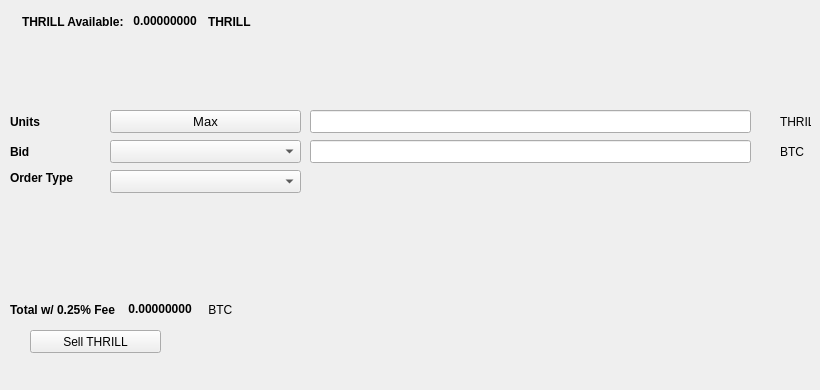
   <widget class="QWidget" name="SellTab">
    <attribute name="title">
     <string>Sell</string>
    </attribute>
    <widget class="QLabel" name="label_16">
     <property name="geometry">
      <rect>
       <x>780</x>
       <y>140</y>
       <width>31</width>
       <height>23</height>
      </rect>
     </property>
     <property name="text">
      <string>BTC</string>
     </property>
    </widget>
    <widget class="QComboBox" name="SellBidcomboBox">
     <property name="geometry">
      <rect>
       <x>110</x>
       <y>140</y>
       <width>191</width>
       <height>23</height>
      </rect>
     </property>
     <property name="font">
      <font>
       <pointsize>10</pointsize>
      </font>
     </property>
    </widget>
    <widget class="QLabel" name="label_18">
     <property name="geometry">
      <rect>
       <x>10</x>
       <y>110</y>
       <width>46</width>
       <height>23</height>
      </rect>
     </property>
     <property name="font">
      <font>
       <weight>75</weight>
       <bold>true</bold>
      </font>
     </property>
     <property name="text">
      <string>Units</string>
     </property>
    </widget>
    <widget class="QPushButton" name="Sell_Max_Amount">
     <property name="geometry">
      <rect>
       <x>110</x>
       <y>110</y>
       <width>191</width>
       <height>23</height>
      </rect>
     </property>
     <property name="font">
      <font>
       <pointsize>10</pointsize>
      </font>
     </property>
     <property name="text">
      <string>Max</string>
     </property>
    </widget>
    <widget class="QLabel" name="label_20">
     <property name="geometry">
      <rect>
       <x>10</x>
       <y>170</y>
       <width>91</width>
       <height>16</height>
      </rect>
     </property>
     <property name="font">
      <font>
       <weight>75</weight>
       <bold>true</bold>
      </font>
     </property>
     <property name="text">
      <string>Order Type</string>
     </property>
    </widget>
    <widget class="QComboBox" name="SellOrdertypeCombo">
     <property name="geometry">
      <rect>
       <x>110</x>
       <y>170</y>
       <width>191</width>
       <height>23</height>
      </rect>
     </property>
     <property name="font">
      <font>
       <pointsize>10</pointsize>
      </font>
     </property>
    </widget>
    <widget class="QLabel" name="label_21">
     <property name="geometry">
      <rect>
       <x>10</x>
       <y>140</y>
       <width>46</width>
       <height>23</height>
      </rect>
     </property>
     <property name="font">
      <font>
       <weight>75</weight>
       <bold>true</bold>
      </font>
     </property>
     <property name="text">
      <string>Bid</string>
     </property>
    </widget>
    <widget class="QLabel" name="label_22">
     <property name="geometry">
      <rect>
       <x>780</x>
       <y>110</y>
       <width>31</width>
       <height>23</height>
      </rect>
     </property>
     <property name="text">
      <string>THRILL</string>
     </property>
    </widget>
    <widget class="QLineEdit" name="UnitsInputTHRILL">
     <property name="geometry">
      <rect>
       <x>310</x>
       <y>110</y>
       <width>441</width>
       <height>23</height>
      </rect>
     </property>
     <property name="font">
      <font>
       <pointsize>9</pointsize>
       <weight>75</weight>
       <bold>true</bold>
      </font>
     </property>
    </widget>
    <widget class="QLineEdit" name="SellBidPriceEdit">
     <property name="geometry">
      <rect>
       <x>310</x>
       <y>140</y>
       <width>441</width>
       <height>23</height>
      </rect>
     </property>
     <property name="font">
      <font>
       <pointsize>9</pointsize>
       <weight>75</weight>
       <bold>true</bold>
      </font>
     </property>
    </widget>
    <widget class="QPushButton" name="SellTHRILLBTN">
     <property name="geometry">
      <rect>
       <x>30</x>
       <y>330</y>
       <width>131</width>
       <height>23</height>
      </rect>
     </property>
     <property name="text">
      <string>Sell THRILL</string>
     </property>
     <property name="icon">
      <iconset resource="../thrill">
       <normaloff>:/icons/bitcoin</normaloff>:/icons/bitcoin</iconset>
     </property>
    </widget>
    <widget class="QWidget" name="layoutWidget3">
     <property name="geometry">
      <rect>
       <x>22</x>
       <y>12</y>
       <width>258</width>
       <height>19</height>
      </rect>
     </property>
     <layout class="QHBoxLayout" name="horizontalLayout">
      <item>
       <widget class="QLabel" name="label232_2">
        <property name="font">
         <font>
          <weight>75</weight>
          <bold>true</bold>
         </font>
        </property>
        <property name="text">
         <string>THRILL Available:</string>
        </property>
       </widget>
      </item>
      <item>
       <widget class="QLabel" name="THRILLAvailableLabel">
        <property name="palette">
         <palette>
          <active>
           <colorrole role="WindowText">
            <brush brushstyle="SolidPattern">
             <color alpha="255">
              <red>0</red>
              <green>0</green>
              <blue>0</blue>
             </color>
            </brush>
           </colorrole>
           <colorrole role="Button">
            <brush brushstyle="SolidPattern">
             <color alpha="255">
              <red>0</red>
              <green>170</green>
              <blue>0</blue>
             </color>
            </brush>
           </colorrole>
           <colorrole role="Light">
            <brush brushstyle="SolidPattern">
             <color alpha="255">
              <red>0</red>
              <green>255</green>
              <blue>0</blue>
             </color>
            </brush>
           </colorrole>
           <colorrole role="Midlight">
            <brush brushstyle="SolidPattern">
             <color alpha="255">
              <red>0</red>
              <green>212</green>
              <blue>0</blue>
             </color>
            </brush>
           </colorrole>
           <colorrole role="Dark">
            <brush brushstyle="SolidPattern">
             <color alpha="255">
              <red>0</red>
              <green>85</green>
              <blue>0</blue>
             </color>
            </brush>
           </colorrole>
           <colorrole role="Mid">
            <brush brushstyle="SolidPattern">
             <color alpha="255">
              <red>0</red>
              <green>113</green>
              <blue>0</blue>
             </color>
            </brush>
           </colorrole>
           <colorrole role="Text">
            <brush brushstyle="SolidPattern">
             <color alpha="255">
              <red>0</red>
              <green>170</green>
              <blue>0</blue>
             </color>
            </brush>
           </colorrole>
           <colorrole role="BrightText">
            <brush brushstyle="SolidPattern">
             <color alpha="255">
              <red>255</red>
              <green>255</green>
              <blue>255</blue>
             </color>
            </brush>
           </colorrole>
           <colorrole role="ButtonText">
            <brush brushstyle="SolidPattern">
             <color alpha="255">
              <red>0</red>
              <green>0</green>
              <blue>0</blue>
             </color>
            </brush>
           </colorrole>
           <colorrole role="Base">
            <brush brushstyle="SolidPattern">
             <color alpha="255">
              <red>255</red>
              <green>255</green>
              <blue>255</blue>
             </color>
            </brush>
           </colorrole>
           <colorrole role="Window">
            <brush brushstyle="SolidPattern">
             <color alpha="255">
              <red>0</red>
              <green>170</green>
              <blue>0</blue>
             </color>
            </brush>
           </colorrole>
           <colorrole role="Shadow">
            <brush brushstyle="SolidPattern">
             <color alpha="255">
              <red>0</red>
              <green>0</green>
              <blue>0</blue>
             </color>
            </brush>
           </colorrole>
           <colorrole role="AlternateBase">
            <brush brushstyle="SolidPattern">
             <color alpha="255">
              <red>127</red>
              <green>212</green>
              <blue>127</blue>
             </color>
            </brush>
           </colorrole>
           <colorrole role="ToolTipBase">
            <brush brushstyle="SolidPattern">
             <color alpha="255">
              <red>255</red>
              <green>255</green>
              <blue>220</blue>
             </color>
            </brush>
           </colorrole>
           <colorrole role="ToolTipText">
            <brush brushstyle="SolidPattern">
             <color alpha="255">
              <red>0</red>
              <green>0</green>
              <blue>0</blue>
             </color>
            </brush>
           </colorrole>
          </active>
          <inactive>
           <colorrole role="WindowText">
            <brush brushstyle="SolidPattern">
             <color alpha="255">
              <red>0</red>
              <green>0</green>
              <blue>0</blue>
             </color>
            </brush>
           </colorrole>
           <colorrole role="Button">
            <brush brushstyle="SolidPattern">
             <color alpha="255">
              <red>0</red>
              <green>170</green>
              <blue>0</blue>
             </color>
            </brush>
           </colorrole>
           <colorrole role="Light">
            <brush brushstyle="SolidPattern">
             <color alpha="255">
              <red>0</red>
              <green>255</green>
              <blue>0</blue>
             </color>
            </brush>
           </colorrole>
           <colorrole role="Midlight">
            <brush brushstyle="SolidPattern">
             <color alpha="255">
              <red>0</red>
              <green>212</green>
              <blue>0</blue>
             </color>
            </brush>
           </colorrole>
           <colorrole role="Dark">
            <brush brushstyle="SolidPattern">
             <color alpha="255">
              <red>0</red>
              <green>85</green>
              <blue>0</blue>
             </color>
            </brush>
           </colorrole>
           <colorrole role="Mid">
            <brush brushstyle="SolidPattern">
             <color alpha="255">
              <red>0</red>
              <green>113</green>
              <blue>0</blue>
             </color>
            </brush>
           </colorrole>
           <colorrole role="Text">
            <brush brushstyle="SolidPattern">
             <color alpha="255">
              <red>0</red>
              <green>170</green>
              <blue>0</blue>
             </color>
            </brush>
           </colorrole>
           <colorrole role="BrightText">
            <brush brushstyle="SolidPattern">
             <color alpha="255">
              <red>255</red>
              <green>255</green>
              <blue>255</blue>
             </color>
            </brush>
           </colorrole>
           <colorrole role="ButtonText">
            <brush brushstyle="SolidPattern">
             <color alpha="255">
              <red>0</red>
              <green>0</green>
              <blue>0</blue>
             </color>
            </brush>
           </colorrole>
           <colorrole role="Base">
            <brush brushstyle="SolidPattern">
             <color alpha="255">
              <red>255</red>
              <green>255</green>
              <blue>255</blue>
             </color>
            </brush>
           </colorrole>
           <colorrole role="Window">
            <brush brushstyle="SolidPattern">
             <color alpha="255">
              <red>0</red>
              <green>170</green>
              <blue>0</blue>
             </color>
            </brush>
           </colorrole>
           <colorrole role="Shadow">
            <brush brushstyle="SolidPattern">
             <color alpha="255">
              <red>0</red>
              <green>0</green>
              <blue>0</blue>
             </color>
            </brush>
           </colorrole>
           <colorrole role="AlternateBase">
            <brush brushstyle="SolidPattern">
             <color alpha="255">
              <red>127</red>
              <green>212</green>
              <blue>127</blue>
             </color>
            </brush>
           </colorrole>
           <colorrole role="ToolTipBase">
            <brush brushstyle="SolidPattern">
             <color alpha="255">
              <red>255</red>
              <green>255</green>
              <blue>220</blue>
             </color>
            </brush>
           </colorrole>
           <colorrole role="ToolTipText">
            <brush brushstyle="SolidPattern">
             <color alpha="255">
              <red>0</red>
              <green>0</green>
              <blue>0</blue>
             </color>
            </brush>
           </colorrole>
          </inactive>
          <disabled>
           <colorrole role="WindowText">
            <brush brushstyle="SolidPattern">
             <color alpha="255">
              <red>0</red>
              <green>85</green>
              <blue>0</blue>
             </color>
            </brush>
           </colorrole>
           <colorrole role="Button">
            <brush brushstyle="SolidPattern">
             <color alpha="255">
              <red>0</red>
              <green>170</green>
              <blue>0</blue>
             </color>
            </brush>
           </colorrole>
           <colorrole role="Light">
            <brush brushstyle="SolidPattern">
             <color alpha="255">
              <red>0</red>
              <green>255</green>
              <blue>0</blue>
             </color>
            </brush>
           </colorrole>
           <colorrole role="Midlight">
            <brush brushstyle="SolidPattern">
             <color alpha="255">
              <red>0</red>
              <green>212</green>
              <blue>0</blue>
             </color>
            </brush>
           </colorrole>
           <colorrole role="Dark">
            <brush brushstyle="SolidPattern">
             <color alpha="255">
              <red>0</red>
              <green>85</green>
              <blue>0</blue>
             </color>
            </brush>
           </colorrole>
           <colorrole role="Mid">
            <brush brushstyle="SolidPattern">
             <color alpha="255">
              <red>0</red>
              <green>113</green>
              <blue>0</blue>
             </color>
            </brush>
           </colorrole>
           <colorrole role="Text">
            <brush brushstyle="SolidPattern">
             <color alpha="255">
              <red>0</red>
              <green>85</green>
              <blue>0</blue>
             </color>
            </brush>
           </colorrole>
           <colorrole role="BrightText">
            <brush brushstyle="SolidPattern">
             <color alpha="255">
              <red>255</red>
              <green>255</green>
              <blue>255</blue>
             </color>
            </brush>
           </colorrole>
           <colorrole role="ButtonText">
            <brush brushstyle="SolidPattern">
             <color alpha="255">
              <red>0</red>
              <green>85</green>
              <blue>0</blue>
             </color>
            </brush>
           </colorrole>
           <colorrole role="Base">
            <brush brushstyle="SolidPattern">
             <color alpha="255">
              <red>0</red>
              <green>170</green>
              <blue>0</blue>
             </color>
            </brush>
           </colorrole>
           <colorrole role="Window">
            <brush brushstyle="SolidPattern">
             <color alpha="255">
              <red>0</red>
              <green>170</green>
              <blue>0</blue>
             </color>
            </brush>
           </colorrole>
           <colorrole role="Shadow">
            <brush brushstyle="SolidPattern">
             <color alpha="255">
              <red>0</red>
              <green>0</green>
              <blue>0</blue>
             </color>
            </brush>
           </colorrole>
           <colorrole role="AlternateBase">
            <brush brushstyle="SolidPattern">
             <color alpha="255">
              <red>0</red>
              <green>170</green>
              <blue>0</blue>
             </color>
            </brush>
           </colorrole>
           <colorrole role="ToolTipBase">
            <brush brushstyle="SolidPattern">
             <color alpha="255">
              <red>255</red>
              <green>255</green>
              <blue>220</blue>
             </color>
            </brush>
           </colorrole>
           <colorrole role="ToolTipText">
            <brush brushstyle="SolidPattern">
             <color alpha="255">
              <red>0</red>
              <green>0</green>
              <blue>0</blue>
             </color>
            </brush>
           </colorrole>
          </disabled>
         </palette>
        </property>
        <property name="font">
         <font>
          <weight>75</weight>
          <bold>true</bold>
         </font>
        </property>
        <property name="text">
         <string> 0.00000000 </string>
        </property>
        <property name="textInteractionFlags">
         <set>Qt::LinksAccessibleByMouse|Qt::TextSelectableByKeyboard|Qt::TextSelectableByMouse</set>
        </property>
       </widget>
      </item>
      <item>
       <widget class="QLabel" name="labelTHRILL">
        <property name="font">
         <font>
          <weight>75</weight>
          <bold>true</bold>
         </font>
        </property>
        <property name="text">
         <string>THRILL</string>
        </property>
       </widget>
      </item>
     </layout>
    </widget>
    <widget class="QWidget" name="layoutWidget">
     <property name="geometry">
      <rect>
       <x>10</x>
       <y>300</y>
       <width>268</width>
       <height>19</height>
      </rect>
     </property>
     <layout class="QHBoxLayout" name="horizontalLayout_2">
      <item>
       <widget class="QLabel" name="label_19">
        <property name="font">
         <font>
          <weight>75</weight>
          <bold>true</bold>
         </font>
        </property>
        <property name="text">
         <string>Total w/ 0.25% Fee </string>
        </property>
       </widget>
      </item>
      <item>
       <widget class="QLabel" name="SellCostLabel">
        <property name="palette">
         <palette>
          <active>
           <colorrole role="WindowText">
            <brush brushstyle="SolidPattern">
             <color alpha="255">
              <red>0</red>
              <green>0</green>
              <blue>0</blue>
             </color>
            </brush>
           </colorrole>
           <colorrole role="Button">
            <brush brushstyle="SolidPattern">
             <color alpha="255">
              <red>0</red>
              <green>170</green>
              <blue>0</blue>
             </color>
            </brush>
           </colorrole>
           <colorrole role="Light">
            <brush brushstyle="SolidPattern">
             <color alpha="255">
              <red>0</red>
              <green>255</green>
              <blue>0</blue>
             </color>
            </brush>
           </colorrole>
           <colorrole role="Midlight">
            <brush brushstyle="SolidPattern">
             <color alpha="255">
              <red>0</red>
              <green>212</green>
              <blue>0</blue>
             </color>
            </brush>
           </colorrole>
           <colorrole role="Dark">
            <brush brushstyle="SolidPattern">
             <color alpha="255">
              <red>0</red>
              <green>85</green>
              <blue>0</blue>
             </color>
            </brush>
           </colorrole>
           <colorrole role="Mid">
            <brush brushstyle="SolidPattern">
             <color alpha="255">
              <red>0</red>
              <green>113</green>
              <blue>0</blue>
             </color>
            </brush>
           </colorrole>
           <colorrole role="Text">
            <brush brushstyle="SolidPattern">
             <color alpha="255">
              <red>0</red>
              <green>170</green>
              <blue>0</blue>
             </color>
            </brush>
           </colorrole>
           <colorrole role="BrightText">
            <brush brushstyle="SolidPattern">
             <color alpha="255">
              <red>255</red>
              <green>255</green>
              <blue>255</blue>
             </color>
            </brush>
           </colorrole>
           <colorrole role="ButtonText">
            <brush brushstyle="SolidPattern">
             <color alpha="255">
              <red>0</red>
              <green>0</green>
              <blue>0</blue>
             </color>
            </brush>
           </colorrole>
           <colorrole role="Base">
            <brush brushstyle="SolidPattern">
             <color alpha="255">
              <red>255</red>
              <green>255</green>
              <blue>255</blue>
             </color>
            </brush>
           </colorrole>
           <colorrole role="Window">
            <brush brushstyle="SolidPattern">
             <color alpha="255">
              <red>0</red>
              <green>170</green>
              <blue>0</blue>
             </color>
            </brush>
           </colorrole>
           <colorrole role="Shadow">
            <brush brushstyle="SolidPattern">
             <color alpha="255">
              <red>0</red>
              <green>0</green>
              <blue>0</blue>
             </color>
            </brush>
           </colorrole>
           <colorrole role="AlternateBase">
            <brush brushstyle="SolidPattern">
             <color alpha="255">
              <red>127</red>
              <green>212</green>
              <blue>127</blue>
             </color>
            </brush>
           </colorrole>
           <colorrole role="ToolTipBase">
            <brush brushstyle="SolidPattern">
             <color alpha="255">
              <red>255</red>
              <green>255</green>
              <blue>220</blue>
             </color>
            </brush>
           </colorrole>
           <colorrole role="ToolTipText">
            <brush brushstyle="SolidPattern">
             <color alpha="255">
              <red>0</red>
              <green>0</green>
              <blue>0</blue>
             </color>
            </brush>
           </colorrole>
          </active>
          <inactive>
           <colorrole role="WindowText">
            <brush brushstyle="SolidPattern">
             <color alpha="255">
              <red>0</red>
              <green>0</green>
              <blue>0</blue>
             </color>
            </brush>
           </colorrole>
           <colorrole role="Button">
            <brush brushstyle="SolidPattern">
             <color alpha="255">
              <red>0</red>
              <green>170</green>
              <blue>0</blue>
             </color>
            </brush>
           </colorrole>
           <colorrole role="Light">
            <brush brushstyle="SolidPattern">
             <color alpha="255">
              <red>0</red>
              <green>255</green>
              <blue>0</blue>
             </color>
            </brush>
           </colorrole>
           <colorrole role="Midlight">
            <brush brushstyle="SolidPattern">
             <color alpha="255">
              <red>0</red>
              <green>212</green>
              <blue>0</blue>
             </color>
            </brush>
           </colorrole>
           <colorrole role="Dark">
            <brush brushstyle="SolidPattern">
             <color alpha="255">
              <red>0</red>
              <green>85</green>
              <blue>0</blue>
             </color>
            </brush>
           </colorrole>
           <colorrole role="Mid">
            <brush brushstyle="SolidPattern">
             <color alpha="255">
              <red>0</red>
              <green>113</green>
              <blue>0</blue>
             </color>
            </brush>
           </colorrole>
           <colorrole role="Text">
            <brush brushstyle="SolidPattern">
             <color alpha="255">
              <red>0</red>
              <green>170</green>
              <blue>0</blue>
             </color>
            </brush>
           </colorrole>
           <colorrole role="BrightText">
            <brush brushstyle="SolidPattern">
             <color alpha="255">
              <red>255</red>
              <green>255</green>
              <blue>255</blue>
             </color>
            </brush>
           </colorrole>
           <colorrole role="ButtonText">
            <brush brushstyle="SolidPattern">
             <color alpha="255">
              <red>0</red>
              <green>0</green>
              <blue>0</blue>
             </color>
            </brush>
           </colorrole>
           <colorrole role="Base">
            <brush brushstyle="SolidPattern">
             <color alpha="255">
              <red>255</red>
              <green>255</green>
              <blue>255</blue>
             </color>
            </brush>
           </colorrole>
           <colorrole role="Window">
            <brush brushstyle="SolidPattern">
             <color alpha="255">
              <red>0</red>
              <green>170</green>
              <blue>0</blue>
             </color>
            </brush>
           </colorrole>
           <colorrole role="Shadow">
            <brush brushstyle="SolidPattern">
             <color alpha="255">
              <red>0</red>
              <green>0</green>
              <blue>0</blue>
             </color>
            </brush>
           </colorrole>
           <colorrole role="AlternateBase">
            <brush brushstyle="SolidPattern">
             <color alpha="255">
              <red>127</red>
              <green>212</green>
              <blue>127</blue>
             </color>
            </brush>
           </colorrole>
           <colorrole role="ToolTipBase">
            <brush brushstyle="SolidPattern">
             <color alpha="255">
              <red>255</red>
              <green>255</green>
              <blue>220</blue>
             </color>
            </brush>
           </colorrole>
           <colorrole role="ToolTipText">
            <brush brushstyle="SolidPattern">
             <color alpha="255">
              <red>0</red>
              <green>0</green>
              <blue>0</blue>
             </color>
            </brush>
           </colorrole>
          </inactive>
          <disabled>
           <colorrole role="WindowText">
            <brush brushstyle="SolidPattern">
             <color alpha="255">
              <red>0</red>
              <green>85</green>
              <blue>0</blue>
             </color>
            </brush>
           </colorrole>
           <colorrole role="Button">
            <brush brushstyle="SolidPattern">
             <color alpha="255">
              <red>0</red>
              <green>170</green>
              <blue>0</blue>
             </color>
            </brush>
           </colorrole>
           <colorrole role="Light">
            <brush brushstyle="SolidPattern">
             <color alpha="255">
              <red>0</red>
              <green>255</green>
              <blue>0</blue>
             </color>
            </brush>
           </colorrole>
           <colorrole role="Midlight">
            <brush brushstyle="SolidPattern">
             <color alpha="255">
              <red>0</red>
              <green>212</green>
              <blue>0</blue>
             </color>
            </brush>
           </colorrole>
           <colorrole role="Dark">
            <brush brushstyle="SolidPattern">
             <color alpha="255">
              <red>0</red>
              <green>85</green>
              <blue>0</blue>
             </color>
            </brush>
           </colorrole>
           <colorrole role="Mid">
            <brush brushstyle="SolidPattern">
             <color alpha="255">
              <red>0</red>
              <green>113</green>
              <blue>0</blue>
             </color>
            </brush>
           </colorrole>
           <colorrole role="Text">
            <brush brushstyle="SolidPattern">
             <color alpha="255">
              <red>0</red>
              <green>85</green>
              <blue>0</blue>
             </color>
            </brush>
           </colorrole>
           <colorrole role="BrightText">
            <brush brushstyle="SolidPattern">
             <color alpha="255">
              <red>255</red>
              <green>255</green>
              <blue>255</blue>
             </color>
            </brush>
           </colorrole>
           <colorrole role="ButtonText">
            <brush brushstyle="SolidPattern">
             <color alpha="255">
              <red>0</red>
              <green>85</green>
              <blue>0</blue>
             </color>
            </brush>
           </colorrole>
           <colorrole role="Base">
            <brush brushstyle="SolidPattern">
             <color alpha="255">
              <red>0</red>
              <green>170</green>
              <blue>0</blue>
             </color>
            </brush>
           </colorrole>
           <colorrole role="Window">
            <brush brushstyle="SolidPattern">
             <color alpha="255">
              <red>0</red>
              <green>170</green>
              <blue>0</blue>
             </color>
            </brush>
           </colorrole>
           <colorrole role="Shadow">
            <brush brushstyle="SolidPattern">
             <color alpha="255">
              <red>0</red>
              <green>0</green>
              <blue>0</blue>
             </color>
            </brush>
           </colorrole>
           <colorrole role="AlternateBase">
            <brush brushstyle="SolidPattern">
             <color alpha="255">
              <red>0</red>
              <green>170</green>
              <blue>0</blue>
             </color>
            </brush>
           </colorrole>
           <colorrole role="ToolTipBase">
            <brush brushstyle="SolidPattern">
             <color alpha="255">
              <red>255</red>
              <green>255</green>
              <blue>220</blue>
             </color>
            </brush>
           </colorrole>
           <colorrole role="ToolTipText">
            <brush brushstyle="SolidPattern">
             <color alpha="255">
              <red>0</red>
              <green>0</green>
              <blue>0</blue>
             </color>
            </brush>
           </colorrole>
          </disabled>
         </palette>
        </property>
        <property name="font">
         <font>
          <weight>75</weight>
          <bold>true</bold>
         </font>
        </property>
        <property name="autoFillBackground">
         <bool>false</bool>
        </property>
        <property name="text">
         <string> 0.00000000</string>
        </property>
        <property name="textInteractionFlags">
         <set>Qt::LinksAccessibleByMouse|Qt::TextSelectableByMouse</set>
        </property>
       </widget>
      </item>
      <item>
       <widget class="QLabel" name="label_17">
        <property name="font">
         <font>
          <weight>50</weight>
          <bold>false</bold>
         </font>
        </property>
        <property name="text">
         <string> BTC</string>
        </property>
       </widget>
      </item>
     </layout>
    </widget>
    <widget class="QLabel" name="label_23">
     <property name="geometry">
      <rect>
       <x>460</x>
       <y>300</y>
       <width>281</width>
       <height>81</height>
      </rect>
     </property>
     <property name="text">
      <string/>
     </property>
     <property name="pixmap">
      <pixmap>:/images/bittrex</pixmap>
     </property>
    </widget>
   </widget>
